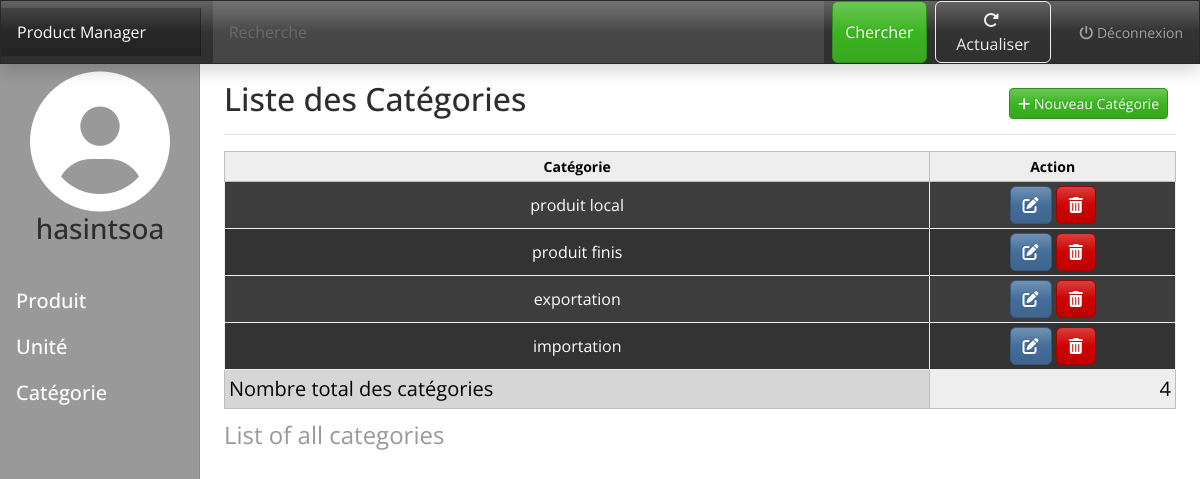
Screenshot of /category/list/ (signed in) with the database file from the repository.
### productApp/models.py (models this page shows, shortened)
class Category(models.Model):
    category = models.CharField(max_length=60, unique=True, null=False)
    class Meta:
        verbose_name = ("category")
        verbose_name_plural = ("categories")

### productApp/views.py (the view)
# urls.py: path('category/list/', views.category_list, {}, "category_list"),
def category_list(request):
    if request.user.is_authenticated:
        categories = Category.objects.all()
        if request.method == "GET" :
            param = request.GET.get("q") or ""
            if param != "":
                categories = categories.filter(category__contains=param)
        return render(request, "categories/index.html", {
            "categories" : categories,
            "count" : categories.count(),
            "search" : True,
            "value" : param
        })
    else:
        messages.error(request, "Vous devez vous connecté pour accéder à cette page")
        return redirect("auth_login")

### templates/categories/index.html (shortened to what this page needs)
{% extends "base.html" %}
{% block subtitle %}Liste des Catégories{% endblock subtitle %}
{% block button %}
<a href="{% url "category_insert" %}" class="btn btn-sm btn-success"><i class="fab fa-plus"></i> Nouveau Catégorie</a>
{% endblock button %}
{% block content %}
<div class="table-responsive">
    <table class="table table-dark table-striped table-hover table-bordered table-sm border-light">
        <caption class="fs-4">List of all categories</caption>
        <thead>
        <tr class="table-light text-center">
            <th scope="col">Catégorie</th>
            <th scope="col">Action</th>
        </tr>
        </thead>
        <tbody>
            {% if categories %}
                {% for category in categories %}
                <tr class="fs-6 align-middle text-center">
                    <td> {{ category.category }} </td>
                    <td>
                        <a href="{% url "category_update" category.id %}" class="btn btn-primary"><i class="fas fa-edit"></i></a>
                        <form action="{% url "category_delete" category.id %}" method="post" class="d-inline">
                            <button class="btn btn-danger"><i class="fas fa-trash-alt"></i></button>
                        </form>
                    </td>
                </tr>
                {% endfor %}
            {% else %}
                <tr>
                    <td colspan="5"><h5 class="text-white" style="text-align: center;">Il n'y a pas d'enregistrement</h5></td>
                </tr>
            {% endif %}
        </tbody>
        <tfoot class="table-light fs-5">
            <td colspan="1" class="table-active">Nombre total des catégories</td>
            <td class="text-end">{{ count }}</td>
        </tfoot>
    </table>
</div>
{% endblock content %}

### templates/parts/_navbar.html
<nav id="sidebarMenu" class="col-md-3 col-lg-2 d-md-block bg-secondary sidebar collapse">
    <div class="position-sticky pt-3">
        <div class="d-flex justify-content-center mt-2 mb-4">
            <div class="user-info">
                <i class="fas fa-user-circle user-icon"></i>
                <h3 class="text-center">{{ request.user }}</h3>
            </div>
        </div>
        <ul class="nav flex-column fs-5">
            <li class="nav-item">
                <a class="nav-link active text-white" href="{% url "product_list" %}">
                    Produit
                </a>
            </li>
            <li class="nav-item">
                <a class="nav-link text-white" href="{% url "unite_list" %}">
                    Unité
                </a>
            </li>
            <li class="nav-item">
                <a class="nav-link text-white" href="{% url "category_list" %}">
                    Catégorie
                </a>
            </li>
        </ul>
    </div>
</nav>

### static/assets/css/dashboard.css (style rules this page uses)
body { font-size: .875rem; }
.sidebar { position: fixed; top: 0; bottom: 0; left: 0; z-index: 100; padding: 48px 0 0; box-shadow: inset -1px 0 0 rgba(0, 0, 0, .1); }
.sidebar .nav-link { font-weight: 500; color: #333; }
.sidebar .nav-link.active { color: #2470dc; }

### static/assets/css/style.css (style rules this page uses)
.user-icon { font-size: 10em; color: white; }

### rows the page displays
Category: category "produit local"
Category: category "produit finis"
Category: category "exportation"
Category: category "importation"

### other values shown
{{ request.user }} "hasintsoa"
{{ count }} "4"
